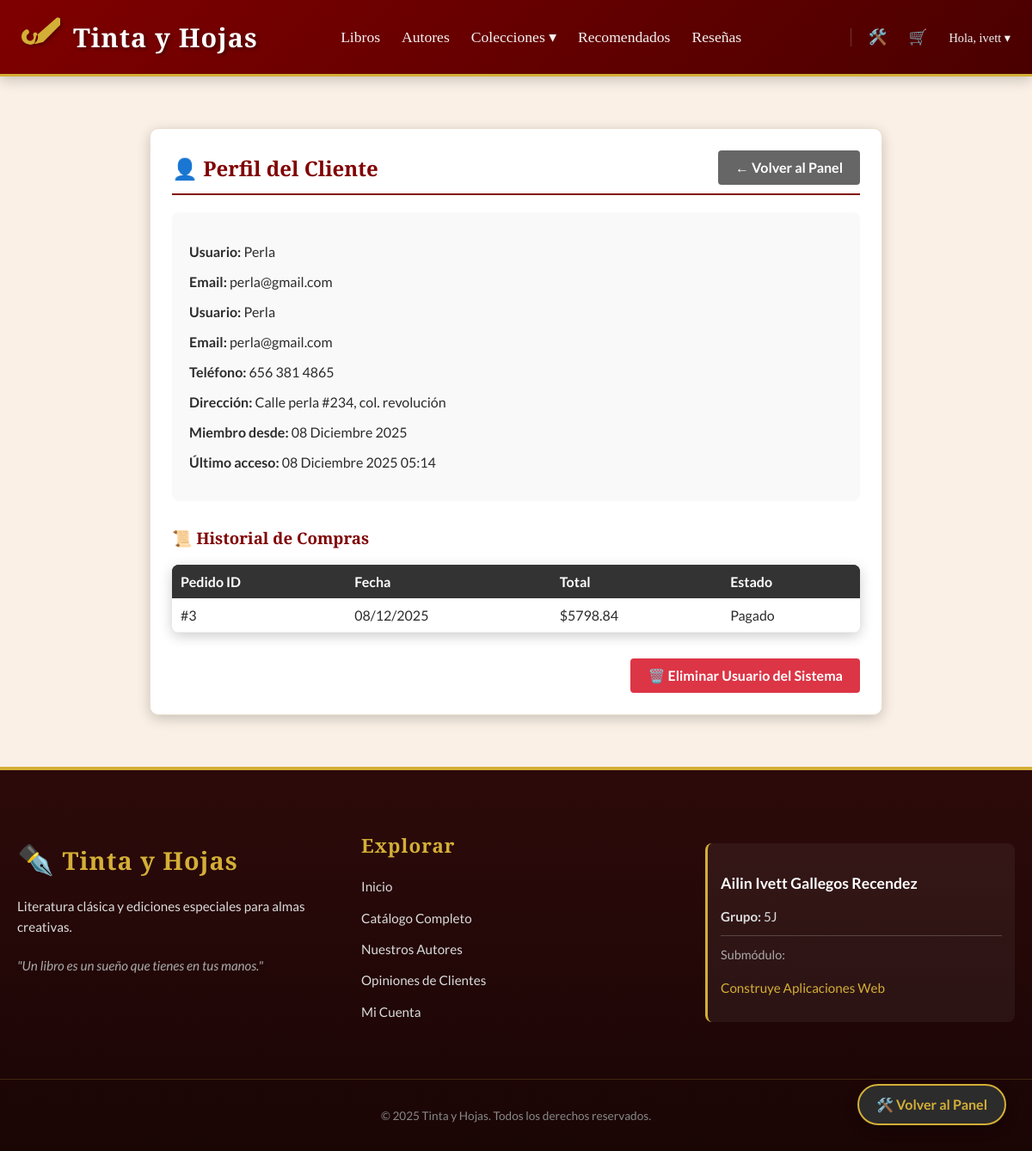
Screenshot of /usuario/perfil/2/ (signed in) with the database file from the repository.
### tienda/models.py (models this page shows, shortened)
class Perfil(models.Model):
    usuario = models.OneToOneField(User, on_delete=models.CASCADE, related_name='perfil')
    telefono = models.CharField(max_length=20, blank=True, null=True, verbose_name="Teléfono")
    direccion = models.TextField(blank=True, null=True, verbose_name="Dirección de Envío")
    foto = models.ImageField(upload_to='perfiles/', blank=True, null=True, verbose_name="Foto de Perfil")

class Pedido(models.Model):
    ESTADOS = [
        ('pendiente', 'Pendiente de Pago'),
        ('pagado', 'Pagado'),
        ('enviado', 'Enviado'),
    ]
    usuario = models.ForeignKey(User, on_delete=models.CASCADE, verbose_name="Cliente")
    fecha_pedido = models.DateTimeField(auto_now_add=True)
    direccion_envio = models.TextField(verbose_name="Dirección de Envío")
    metodo_pago = models.CharField(max_length=50, verbose_name="Método de Pago", default='tarjeta')
    subtotal = models.DecimalField(max_digits=10, decimal_places=2, default=0)
    impuestos = models.DecimalField(max_digits=10, decimal_places=2, default=0)
    total_final = models.DecimalField(max_digits=10, decimal_places=2)
    estado = models.CharField(max_length=20, choices=ESTADOS, default='pendiente')

### tienda/views.py (the view)
# urls.py: path('usuario/perfil/<int:user_id>/', views.ver_perfil_usuario, name='ver_perfil_usuario'),
@user_passes_test(es_admin, login_url='index')
def ver_perfil_usuario(request, user_id):
    usuario_ver = get_object_or_404(User, id=user_id)
    pedidos_usuario = Pedido.objects.filter(usuario=usuario_ver).order_by('-fecha_pedido')
    return render(request, 'tienda/perfil_usuario.html', {
        'usuario_ver': usuario_ver,
        'pedidos_usuario': pedidos_usuario
    })

### tienda/context_processors.py (called while the page is built)
def menu_colecciones(request):
    return {'colecciones_menu': Coleccion.objects.all()}

### tienda/views.py (called while the page is built)
def es_admin(user):
    return user.is_authenticated and user.is_staff

### tienda/templates/tienda/perfil_usuario.html
{% extends 'tienda/base.html' %}
{% block content %}
<div class="card" style="max-width: 800px; margin: 20px auto;">
    <div style="display: flex; justify-content: space-between; align-items: center; border-bottom: 2px solid #800000; padding-bottom: 10px;">
        <h2 style="color: #800000; margin: 0;">👤 Perfil del Cliente</h2>
        <a href="{% url 'dashboard_admin' %}" class="btn" style="background-color: #666;">← Volver al Panel</a>
    </div>
    <div style="margin-top: 20px; background: #f9f9f9; padding: 20px; border-radius: 8px;">
        <p><strong>Usuario:</strong> {{ usuario_ver.username }}</p>
        <p><strong>Email:</strong> {{ usuario_ver.email }}</p>
        <p><strong>Usuario:</strong> {{ usuario_ver.username }}</p>
        <p><strong>Email:</strong> {{ usuario_ver.email }}</p>
        <p><strong>Teléfono:</strong> {{ usuario_ver.perfil.telefono|default:"No registrado" }}</p>
        <p><strong>Dirección:</strong> {{ usuario_ver.perfil.direccion|default:"No registrada" }}</p>
        <p><strong>Miembro desde:</strong> {{ usuario_ver.date_joined|date:"d F Y" }}</p>
        <p><strong>Último acceso:</strong> {{ usuario_ver.last_login|date:"d F Y H:i" }}</p>
    </div>
    <h3 style="margin-top: 30px; color: #800000;">📜 Historial de Compras</h3>
    {% if pedidos_usuario %}
    <table style="width: 100%; border-collapse: collapse; margin-top: 10px;">
        <thead style="background-color: #333; color: white;">
            <tr>
                <th style="padding: 10px;">Pedido ID</th>
                <th style="padding: 10px;">Fecha</th>
                <th style="padding: 10px;">Total</th>
                <th style="padding: 10px;">Estado</th>
            </tr>
        </thead>
        <tbody>
            {% for pedido in pedidos_usuario %}
            <tr style="border-bottom: 1px solid #ccc;">
                <td style="padding: 10px;">#{{ pedido.id }}</td>
                <td style="padding: 10px;">{{ pedido.fecha_pedido|date:"d/m/Y" }}</td>
                <td style="padding: 10px;">${{ pedido.total_final }}</td>
                <td style="padding: 10px;">{{ pedido.get_estado_display }}</td>
            </tr>
            {% endfor %}
        </tbody>
    </table>
    {% else %}
        <p>Este usuario no ha realizado compras todavía.</p>
    {% endif %}
    <div style="margin-top: 30px; text-align: right;">
        <a href="{% url 'eliminar_usuario' usuario_ver.id %}"
           class="btn" style="background-color: #dc3545;"
           onclick="return confirm('¡CUIDADO! ¿Borrar este usuario permanentemente?')">
           🗑️ Eliminar Usuario del Sistema
        </a>
    </div>
</div>
{% endblock %}

### tienda/templates/tienda/base.html (shortened to what this page needs)
{% load static %}
<!DOCTYPE html>
<html lang="es">
<head>
</head>
<body>
    <header>
        <nav>
            <a href="{% url 'index' %}" class="logo-container">
                <div class="logo-icon">
                </div>
                <span class="logo-text">Tinta y Hojas</span>
            </a>
            <ul class="nav-links">
                <li><a href="{% url 'catalogo' %}">Libros</a></li>
                <li><a href="{% url 'lista_autores' %}">Autores</a></li>
                <li class="dropdown">
                    <a href="{% url 'lista_generos' %}" style="cursor: pointer;">Colecciones ▾</a>
                </li>
                <li><a href="{% url 'catalogo' %}?recomendados=true">Recomendados</a></li>
                <li><a href="{% url 'resenas' %}">Reseñas</a></li>
            </ul>
            <ul class="nav-links" style="margin-left: 30px; padding-left: 20px; border-left: 1px solid rgba(255,255,255,0.2);">
                {% if user.is_authenticated %}
                    {% if user.is_staff %}
                        <li>
                            <a href="{% url 'dashboard_admin' %}" title="Panel de Administración" style="color: var(--accent-color);">
                                🛠️
                            </a>
                        </li>
                    {% endif %}
                    <li>
                        <a href="{% url 'ver_carrito' %}" title="Ver Carrito">
                            🛒
                        </a>
                    </li>
                    <li class="dropdown">
                        <a href="#" style="font-size: 0.9rem;">Hola, {{ user.username }} ▾</a>
                    </li>
                {% else %}
                    <li><a href="{% url 'login' %}">Ingresar</a></li>
                    <li><a href="{% url 'registro' %}" style="background-color: var(--accent-color); color: #4a0000 !important; padding: 6px 15px; border-radius: 20px; font-weight: bold;">Crear Cuenta</a></li>
                {% endif %}
            </ul>
        </nav>
    </header>
    <main>
        {% block content %}
        {% endblock %}
    </main>
    <footer>
        <div class="footer-container">
            <div class="footer-section">
                <h3 style="font-size: 1.8rem;">
                    <span style="font-size: 1.2em;">✒️</span> Tinta y Hojas
                </h3>
                <p>
                    Literatura clásica y ediciones especiales para almas creativas.
                </p>
                <p style="margin-top: 20px; font-style: italic; color: #aaa;">
                    "Un libro es un sueño que tienes en tus manos."
                </p>
            </div>
            <div class="footer-section">
                <h3>Explorar</h3>
                <ul style="list-style: none; padding: 0;">
                    <li><a href="{% url 'index' %}">Inicio</a></li>
                    <li><a href="{% url 'catalogo' %}">Catálogo Completo</a></li>
                    <li><a href="{% url 'lista_autores' %}">Nuestros Autores</a></li>
                    <li><a href="{% url 'resenas' %}">Opiniones de Clientes</a></li>
                    {% if user.is_authenticated %}
                        <li><a href="{% url 'mi_perfil' %}">Mi Cuenta</a></li>
                    {% else %}
                        <li><a href="{% url 'login' %}">Iniciar Sesión</a></li>
                    {% endif %}
                </ul>
            </div>
            <div class="footer-section">
                <div class="student-info" style="margin-top: 35px;">
                    <p style="font-weight: bold; font-size: 1.1rem; color: #fff;">
                        Ailin Ivett Gallegos Recendez
                    </p>
                    <p style="margin: 5px 0;">
                        <strong>Grupo:</strong> 5J
                    </p>
                    <hr style="border: 0; border-top: 1px solid rgba(255,255,255,0.2); margin: 10px 0;">
                    <p style="margin: 0; font-size: 0.9rem; color: #aaa;">Submódulo:</p>
                    <p style="color: var(--accent-color);">
                        Construye Aplicaciones Web
                    </p>
                </div>
            </div>
        </div>
        <div class="footer-bottom">
            <p>&copy; 2025 Tinta y Hojas. Todos los derechos reservados.</p>
        </div>
    </footer>
{% if user.is_staff %}
        <a href="{% url 'dashboard_admin' %}" class="admin-floating-btn" title="Volver al Panel de Administración">
            🛠️ Volver al Panel
        </a>
    {% endif %}
</body>
</html>

### tienda/templates/tienda/base.html (style rules this page uses)
:root { --primary-color: #6d071a; --primary-gradient: linear-gradient(135deg, #800000 0%, #4a0000 100%); --secondary-color: #FAF0E6; --accent-color: #D4AF37; --text-color: #2c2c2c; --white: #ffffff; --shadow: 0 4px 15px rgba(0,0,0,0.2); }
body { font-family: 'Lato', sans-serif; background-color: var(--secondary-color); color: var(--text-color); margin: 0; padding: 0; display: flex; flex-direction: column; min-height: 100vh; }
header { background: var(--primary-gradient); padding: 1.2rem 0; box-shadow: var(--shadow); position: sticky; top: 0; z-index: 1000; border-bottom: 3px solid var(--accent-color); }
nav { display: flex; justify-content: space-between; align-items: center; max-width: 1200px; margin: 0 auto; padding: 0 25px; }
.logo-container { display: flex; align-items: center; gap: 15px; text-decoration: none; }
.logo-text { font-family: 'Cinzel Decorative', cursive; font-size: 1.9rem; color: var(--white); letter-spacing: 1px; text-shadow: 2px 2px 4px rgba(0,0,0,0.4); font-weight: 700; }
.logo-icon svg { fill: var(--accent-color); height: 45px; width: 45px; filter: drop-shadow(2px 2px 2px rgba(0,0,0,0.3)); }
.nav-links { list-style: none; display: flex; gap: 25px; align-items: center; margin: 0; padding: 0; }
.nav-links a { color: rgba(255,255,255,0.95); text-decoration: none; font-family: 'Playfair Display', serif; font-size: 1.1rem; font-weight: 500; position: relative; transition: color 0.3s; padding: 5px 0; }
.nav-links a::after { content: ''; position: absolute; width: 0; height: 2px; bottom: 0; left: 0; background-color: var(--accent-color); transition: width 0.3s ease; }
.dropdown { position: relative; }
.dropdown::after { content: ''; position: absolute; height: 20px; width: 100%; bottom: -20px; left: 0; }
main { flex: 1; max-width: 1200px; width: 100%; margin: 40px auto; padding: 0 20px; box-sizing: border-box; }
h1, h2, h3 { color: var(--primary-color); font-family: 'Playfair Display', serif; }
.card { background: var(--white); padding: 25px; border-radius: 10px; box-shadow: var(--shadow); border: 1px solid #eaddcf; margin-bottom: 20px; }
.btn { background-color: var(--primary-color); color: var(--white); padding: 10px 20px; border-radius: 4px; border: none; cursor: pointer; transition: all 0.3s; text-decoration: none; display: inline-block; font-family: 'Lato', sans-serif; font-weight: bold; }
table { width: 100%; border-collapse: collapse; box-shadow: var(--shadow); background: white; border-radius: 8px; overflow: hidden; }
th { background-color: #333; color: white; padding: 15px; text-align: left; }
td { padding: 15px; border-bottom: 1px solid #eee; }
footer { background: linear-gradient(to top, #1a0505, #2d0a0a); color: #dcdcdc; padding-top: 50px; padding-bottom: 20px; margin-top: auto; border-top: 4px solid var(--accent-color); font-family: 'Lato', sans-serif; }
.footer-container { max-width: 1200px; margin: 0 auto; padding: 0 20px; display: grid; grid-template-columns: repeat(auto-fit, minmax(250px, 1fr)); gap: 40px; }
.footer-section h3 { font-family: 'Cinzel Decorative', cursive; color: var(--accent-color); font-size: 1.4rem; margin-bottom: 20px; letter-spacing: 1px; }
.footer-section p, .footer-section li { margin-bottom: 12px; line-height: 1.6; font-size: 0.95rem; }
.footer-section a { color: #dcdcdc; text-decoration: none; transition: color 0.3s; }
.student-info { background-color: rgba(255, 255, 255, 0.05); padding: 15px; border-radius: 8px; border-left: 3px solid var(--accent-color); margin-top: 10px; }
.footer-bottom { text-align: center; margin-top: 50px; padding-top: 20px; border-top: 1px solid rgba(212, 175, 55, 0.2); font-size: 0.85rem; color: #888; }
.admin-floating-btn { position: fixed; bottom: 30px; right: 30px; background-color: #2c2c2c; color: #D4AF37; padding: 12px 20px; border-radius: 50px; font-weight: bold; text-decoration: none; box-shadow: 0 4px 15px rgba(0,0,0,0.3); z-index: 9999; border: 2px solid #D4AF37; transition: transform 0.3s, background 0.3s; font-family: 'Lato', sans-serif; display: flex; align-items: center; gap: 8px; }

### rows the page displays
Pedido: id "3", fecha_pedido "08/12/2025", total_final "5798.84", estado "Pagado"

### other values shown
{{ user.username }} "ivett"
{{ usuario_ver.username }} "Perla"
{{ usuario_ver.email }} "perla@gmail.com"
{{ usuario_ver.perfil.telefono|default:"No registrado" }} "656 381 4865"
{{ usuario_ver.perfil.direccion|default:"No registrada" }} "Calle perla #234, col. revolución"
{{ usuario_ver.date_joined|date:"d F Y" }} "08 Diciembre 2025"
{{ usuario_ver.last_login|date:"d F Y H:i" }} "08 Diciembre 2025 05:14"
